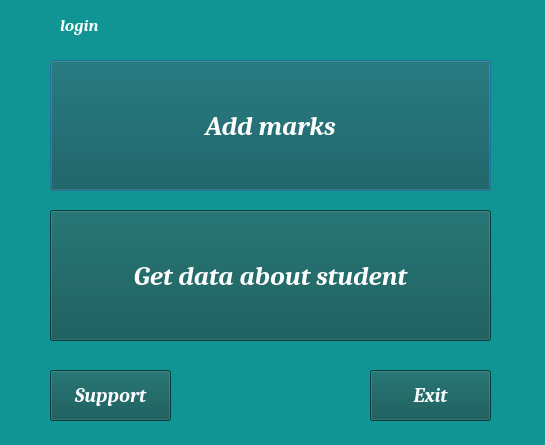
<?xml version="1.0" encoding="UTF-8"?>
<ui version="4.0">
 <class>diary_menu</class>
 <widget class="QDialog" name="diary_menu">
  <property name="geometry">
   <rect>
    <x>0</x>
    <y>0</y>
    <width>545</width>
    <height>445</height>
   </rect>
  </property>
  <property name="windowTitle">
   <string>Diary menu</string>
  </property>
  <property name="styleSheet">
   <string notr="true">
color: rgb(255, 255, 255);
background-color: rgb(16, 149, 148);
</string>
  </property>
  <widget class="QLabel" name="label">
   <property name="geometry">
    <rect>
     <x>60</x>
     <y>10</y>
     <width>431</width>
     <height>31</height>
    </rect>
   </property>
   <property name="font">
    <font>
     <family>Cambria</family>
     <pointsize>13</pointsize>
     <italic>true</italic>
     <bold>true</bold>
    </font>
   </property>
   <property name="styleSheet">
    <string notr="true">color: rgb(255, 255, 255);</string>
   </property>
   <property name="text">
    <string>login</string>
   </property>
  </widget>
  <widget class="QPushButton" name="start_lesson_button">
   <property name="geometry">
    <rect>
     <x>50</x>
     <y>60</y>
     <width>441</width>
     <height>131</height>
    </rect>
   </property>
   <property name="font">
    <font>
     <family>Cambria</family>
     <pointsize>20</pointsize>
     <italic>true</italic>
     <bold>true</bold>
    </font>
   </property>
   <property name="cursor">
    <cursorShape>OpenHandCursor</cursorShape>
   </property>
   <property name="styleSheet">
    <string notr="true">background-color: rgb(29, 35, 35);
background-color: rgb(9, 83, 82);
color: rgb(255, 255, 255);</string>
   </property>
   <property name="text">
    <string>Add marks</string>
   </property>
  </widget>
  <widget class="QPushButton" name="get_data_button">
   <property name="geometry">
    <rect>
     <x>50</x>
     <y>210</y>
     <width>441</width>
     <height>131</height>
    </rect>
   </property>
   <property name="font">
    <font>
     <family>Cambria</family>
     <pointsize>20</pointsize>
     <italic>true</italic>
     <bold>true</bold>
    </font>
   </property>
   <property name="cursor">
    <cursorShape>OpenHandCursor</cursorShape>
   </property>
   <property name="styleSheet">
    <string notr="true">background-color: rgb(29, 35, 35);
background-color: rgb(9, 83, 82);
color: rgb(255, 255, 255);</string>
   </property>
   <property name="text">
    <string>Get data about student</string>
   </property>
  </widget>
  <widget class="QPushButton" name="contact_info_button">
   <property name="geometry">
    <rect>
     <x>50</x>
     <y>370</y>
     <width>121</width>
     <height>51</height>
    </rect>
   </property>
   <property name="font">
    <font>
     <family>Cambria</family>
     <pointsize>15</pointsize>
     <italic>true</italic>
     <bold>true</bold>
    </font>
   </property>
   <property name="cursor">
    <cursorShape>OpenHandCursor</cursorShape>
   </property>
   <property name="styleSheet">
    <string notr="true">background-color: rgb(29, 35, 35);
background-color: rgb(9, 83, 82);
color: rgb(255, 255, 255);</string>
   </property>
   <property name="text">
    <string>Support</string>
   </property>
  </widget>
  <widget class="QPushButton" name="exit_button">
   <property name="geometry">
    <rect>
     <x>370</x>
     <y>370</y>
     <width>121</width>
     <height>51</height>
    </rect>
   </property>
   <property name="font">
    <font>
     <family>Cambria</family>
     <pointsize>15</pointsize>
     <italic>true</italic>
     <bold>true</bold>
    </font>
   </property>
   <property name="cursor">
    <cursorShape>OpenHandCursor</cursorShape>
   </property>
   <property name="styleSheet">
    <string notr="true">background-color: rgb(29, 35, 35);
background-color: rgb(9, 83, 82);
color: rgb(255, 255, 255);</string>
   </property>
   <property name="text">
    <string>Exit</string>
   </property>
  </widget>
 </widget>
 <resources/>
 <connections/>
</ui>
